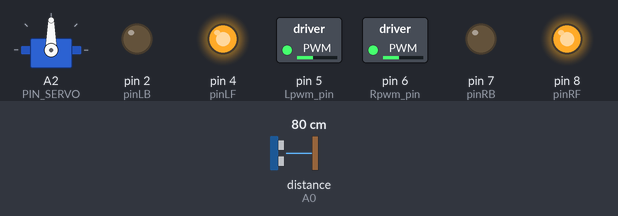
Recording of a program running on a simulated Arduino Uno, built with avr-gcc and run on an emulated ATmega328P. Parts: servo, switched loads named in the program (green lamp = pin HIGH), output pins drawn as LEDs (lit = HIGH). Wiring (inferred from the names in the program): ultrasonic range finder: trigger A1; echo A0. Dashed ring = blinking. Inputs (shaded band) come from the test bench; at power-on: distance to the obstacle (sensor on A0) 80 cm. The echo pulse lasts 58.3 µs per cm; random numbers use the default seed unless the program sets one; pins used as bus, display or sensor lines are not drawn.

Above: at 1.2 s.
1.3 s: distance to the obstacle (sensor on A0) set to 23 cm
2.8 s: distance to the obstacle (sensor on A0) set to 18 cm
At 5.5 s:
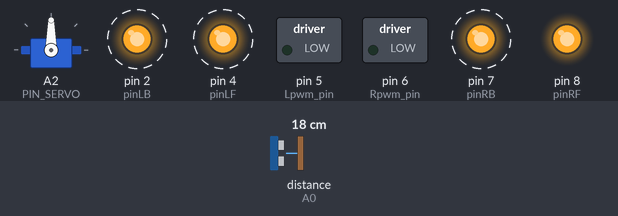
At 5.86 s:
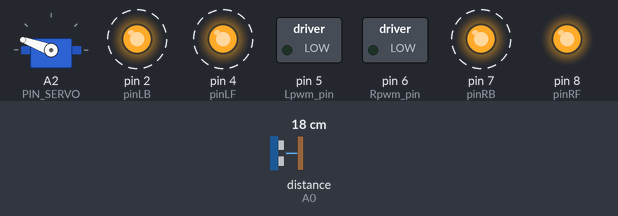
Timing chart, 0 to 11.8 s (numbered marks = the images above; inputs shaded):
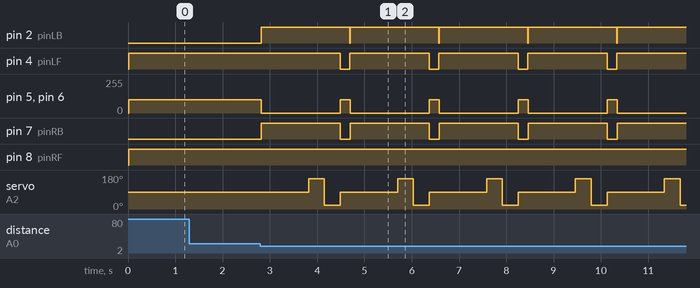

The program:

main.cpp
```cpp
#include <Arduino.h>
#include "motores.h"
#include "radar.h"

void esquivarHacia(void (*giro)()) {
  centerRadar();
  giro();
  setSpeed(100);
  delay(200);
  advance();
  setSpeed(100);
}

void setup() {
  initMotors();
  initRadar();
}

void loop() {
  float distanciaFrente = checkDistance();

  if (distanciaFrente < 20) {
    stopp();
    setSpeed(0);
    delay(1000);

    int DL = 0, DR = 0;
    detectObstacleDistance(DL, DR);

    if (DL < 50 || DR < 50) {
      if (DL > DR) {
        esquivarHacia(turnL);
      } else {
        esquivarHacia(turnR);
      }
    } else {
      if (random(1, 10) > 5) {
        esquivarHacia(turnL);
      } else {
        esquivarHacia(turnR);
      }
    }
  } else {
    // Camino libre: avanzar continuo
    advance();
    setSpeed(100);
  }
}
```

motores.cpp
```cpp
#include "motores.h"

const int Lpwm_pin = 5;
const int Rpwm_pin = 6;
const int pinLB = 2;
const int pinLF = 4;
const int pinRB = 7;
const int pinRF = 8;

void initMotors() {
  pinMode(pinLB, OUTPUT);
  pinMode(pinLF, OUTPUT);
  pinMode(pinRB, OUTPUT);
  pinMode(pinRF, OUTPUT);
  pinMode(Lpwm_pin, OUTPUT);
  pinMode(Rpwm_pin, OUTPUT);
}

void setSpeed(unsigned char pwm) {
  analogWrite(Lpwm_pin, pwm);
  analogWrite(Rpwm_pin, pwm);
}

void advance() {
  digitalWrite(pinRB, LOW);
  digitalWrite(pinRF, HIGH);
  digitalWrite(pinLB, LOW);
  digitalWrite(pinLF, HIGH);
}

void back() {
  digitalWrite(pinRB, HIGH);
  digitalWrite(pinRF, LOW);
  digitalWrite(pinLB, HIGH);
  digitalWrite(pinLF, LOW);
}

void turnR() {
  digitalWrite(pinRB, LOW);
  digitalWrite(pinRF, HIGH);
  digitalWrite(pinLB, HIGH);
  digitalWrite(pinLF, LOW);
}

void turnL() {
  digitalWrite(pinRB, HIGH);
  digitalWrite(pinRF, LOW);
  digitalWrite(pinLB, LOW);
  digitalWrite(pinLF, HIGH);
}

void stopp() {
  digitalWrite(pinRB, HIGH);
  digitalWrite(pinRF, HIGH);
  digitalWrite(pinLB, HIGH);
  digitalWrite(pinLF, HIGH);
}
```

motores.h
```cpp
#pragma once
#include <Arduino.h>


void initMotors();
void setSpeed(unsigned char pwm);
void advance();
void back();
void turnL();
void turnR();
void stopp();
```

radar.cpp
```cpp
#include "radar.h"
#include <Servo.h>

const int PIN_TRIG = A1;
const int PIN_ECHO = A0;
const int PIN_SERVO = A2;

static Servo srv;

void initRadar() {
  pinMode(PIN_TRIG, OUTPUT);
  pinMode(PIN_ECHO, INPUT);
  srv.attach(PIN_SERVO);
  centerRadar();
}

void centerRadar() {
  srv.write(90);
}

float checkDistance() {
  digitalWrite(PIN_TRIG, LOW);
  delayMicroseconds(2);
  digitalWrite(PIN_TRIG, HIGH);
  delayMicroseconds(10);
  digitalWrite(PIN_TRIG, LOW);

  float distance = pulseIn(PIN_ECHO, HIGH) / 58.00;
  delay(10);
  return distance;
}

void detectObstacleDistance(int &distanciaIzq, int &distanciaDer) {

  srv.write(160);
  for (int i = 0; i < 3; i++) {
    distanciaIzq = checkDistance();
    delay(100);
  }


  srv.write(20);
  for (int i = 0; i < 3; i++) {
    distanciaDer = checkDistance();
    delay(100);
  }
}
```

radar.h
```cpp
#pragma once
#include <Arduino.h>

void initRadar();
float checkDistance();
void detectObstacleDistance(int &distanciaIzq, int &distanciaDer);
void centerRadar();
```

Measured:
- the behaviour switches between 21 and 20 cm on distance to the obstacle (sensor on A0) (found by bisection; images 0 and 1)
- after the input at 1.3 s, every drawn part: stays the same
- after the input at 2.8 s, pin 2 (pinLB): alternates HIGH for 1.9 s and LOW for 0.01 s, starting at once; pin 4 (pinLF): alternates HIGH for 1.7 s and LOW for 0.20 s, starting after 1.7 s
